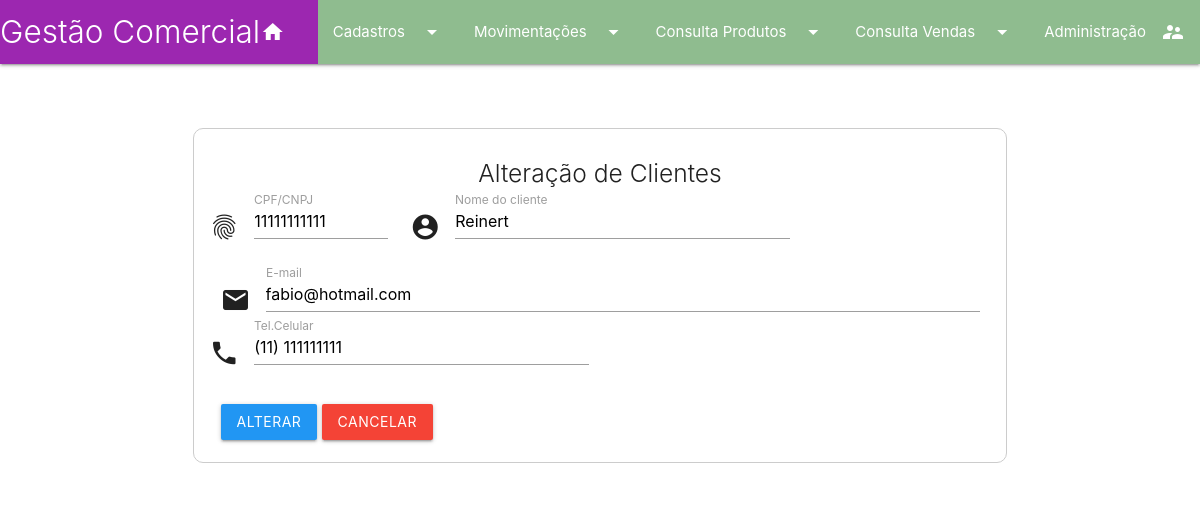
/editarCli.php?id=1, run on the app's committed database.
### tables this page shows
CREATE TABLE `tb_clientes` (
  `id` int(11) NOT NULL,
  `cpf_cnpj` varchar(16) NOT NULL,
  `nome` varchar(50) NOT NULL,
  `endereco` varchar(100) NOT NULL,
  `numero` varchar(10) NOT NULL,
  `complemento` varchar(50) NOT NULL,
  `bairro` varchar(50) NOT NULL,
  `cidade` varchar(50) NOT NULL,
  `estado` varchar(2) NOT NULL,
  `cep` varchar(9) NOT NULL,
  `email` varchar(60) NOT NULL,
  `celular` varchar(15) NOT NULL,
  `operador` int(11) DEFAULT NULL,
  `datatual` date DEFAULT NULL
);

### public/editarCli.php (the view, shortened to what this page needs)
<?php
include_once '../includes/header.inc.php';
include_once '../includes/menu.inc.php';
?>
<?php
include_once('../banco_de_dados/conexao.php');
$id = filter_input(INPUT_GET, 'id', FILTER_SANITIZE_NUMBER_INT);
$querySelect = $link->query("select id,cpf_cnpj,nome,email,celular from tb_clientes where id='$id'");
while ($registros = $querySelect->fetch_assoc()) :
    $cpf_cnpj  = $registros['cpf_cnpj'];
    $nome = $registros['nome'];
    $email = $registros['email'];
    $celular = $registros['celular'];
endwhile;
?>
<div class="row container">
    <form action="../banco_de_dados/updateCli.php" id="formEditarCliente" method="post" class="col s12">
        <fieldset class="formulario" style="padding: 15px">
            <h5 class="light center">Alteração de Clientes</h5>
            <div class="row">
                <div class="input-field col s3">
                    <i class="material-icons prefix">fingerprint</i>
                    <input type="text" name="cpf_cnpj" id="cpf_cnpj" value="<?php echo $cpf_cnpj ?>" maxlength="20" required="" autofocus>
                    <label for="cpf_cnpj">CPF/CNPJ</label>
                </div>
                <div class="input-field col s6">
                    <i class="material-icons prefix">account_circle</i>
                    <input type="text" name="nome" id="nome" value="<?php echo $nome ?>" maxlength="40" required autofocus>
                    <label for="nome">Nome do cliente</label>
                </div>
            </div>
            <div class="input-field col s12">
                <i class="material-icons prefix">email</i>
                <input type="text" name="email" id="email" value="<?php echo $email ?>" maxlength="100" required="">
                <label for="email">E-mail</label>
            </div>
            <div class="row">
                <div class="input-field col s6">
                    <i class="material-icons prefix">phone</i>
                    <input type="text" name="celular" id="celular" value="<?php echo $celular ?>" maxlength="20" required="">
                    <label for="celular">Tel.Celular</label>
                </div>
            </div>
            <div class="input-field col s12">
                <input type="submit" value="Alterar" class="btn blue">
                <a href="lista_clientes.php" class="btn red">Cancelar</a>
            </div>
        </fieldset>
    </form>
</div>
<?php include_once('../includes/footer.inc.php') ?>

### libs/infosis.css (style rules this page uses)
.input-field { margin-top: 0.5rem; margin-bottom: 0.5rem; }
.input-field input[type="text"], .input-field input[type="password"], .input-field input[type="email"], .input-field input[type="number"], .input-field textarea.materialize-textarea { margin-bottom: 4px; height: 2.2rem; }

### data on the page
tb_clientes: cpf_cnpj "11111111111", nome "Reinert", email "fabio@hotmail.com", celular "(11) 111111111"
